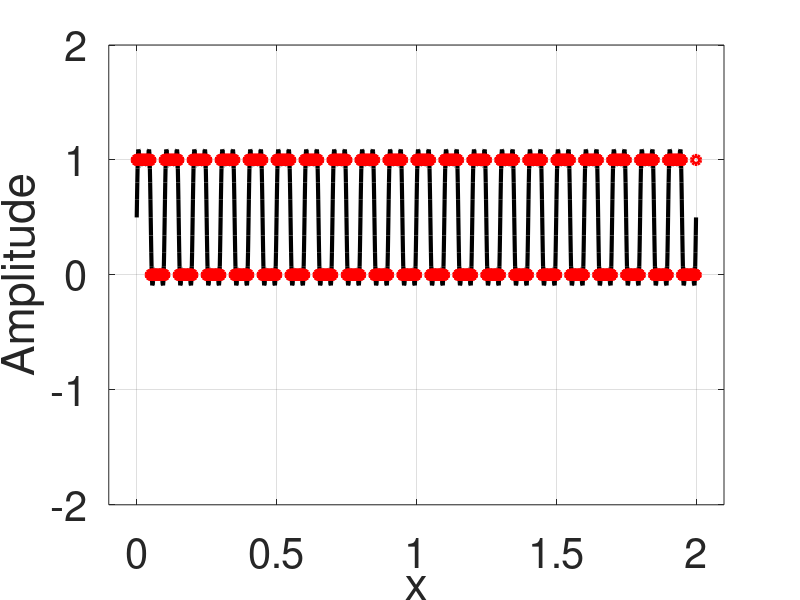

The MATLAB source for this figure:
clear;
home;
close;
pkg load signal;

%n is a constant
function retval = sinn_An(n,x)
	An = 2/pi/n;
	retval = An*sin(n.*x);
endfunction

%The full series
function retval = fourier_square(n,x)
	retval = 0.5;
	for i=[0:n]
		retval = retval+sinn_An(2*i+1,x);
	endfor
endfunction

f = 10.0; %Hz
t = 0.0:0.001:2;
x = 2.0*pi*f*t;

S = 0.5 + sinn_An(1,x) + sinn_An(3,x)+sinn_An(5,x) + sinn_An(7,x);
S1 = fourier_square(100,x);

plot(t,S,'-','color','black','linewidth',3);
hold on;
grid on;
xlabel("x");
ylabel("Amplitude");
plot(t,square(x)*0.5+0.5,'o','color','red','linewidth',3);
set(gca(),'fontsize',30)
axis([-0.1 2.1 -2 2])
